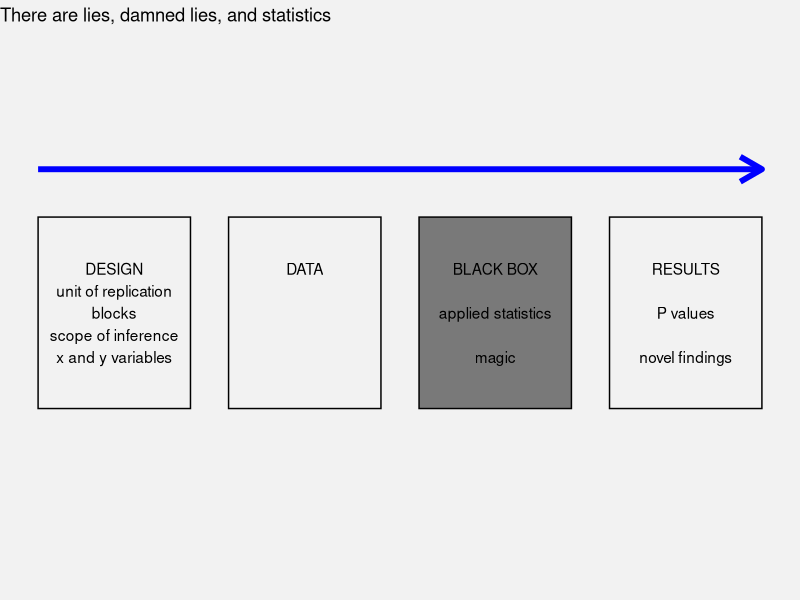
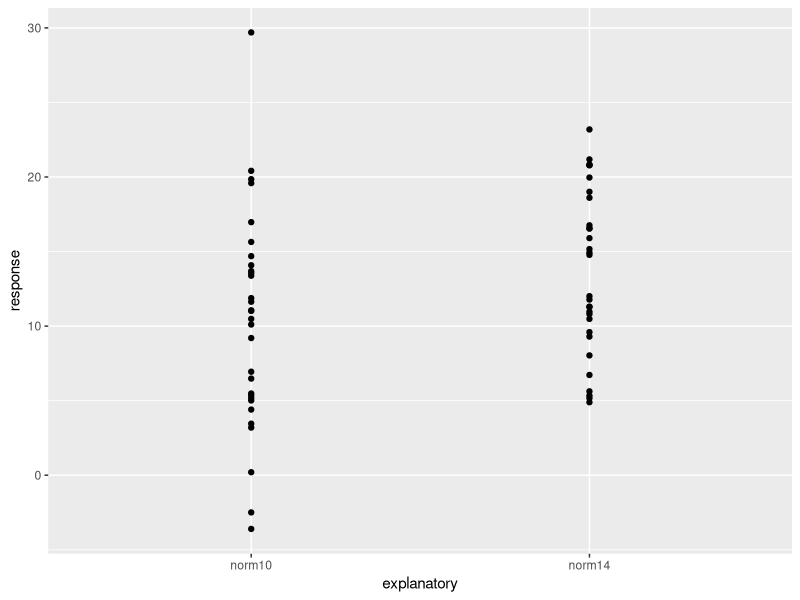
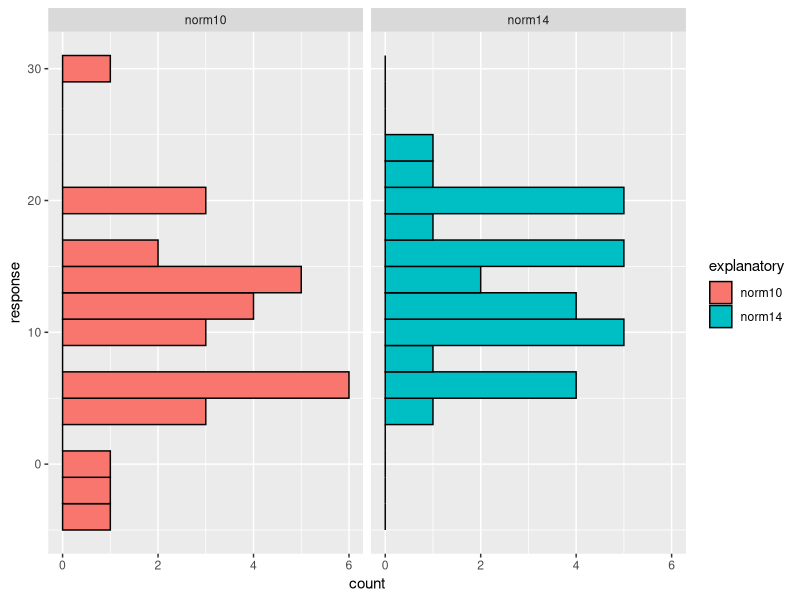
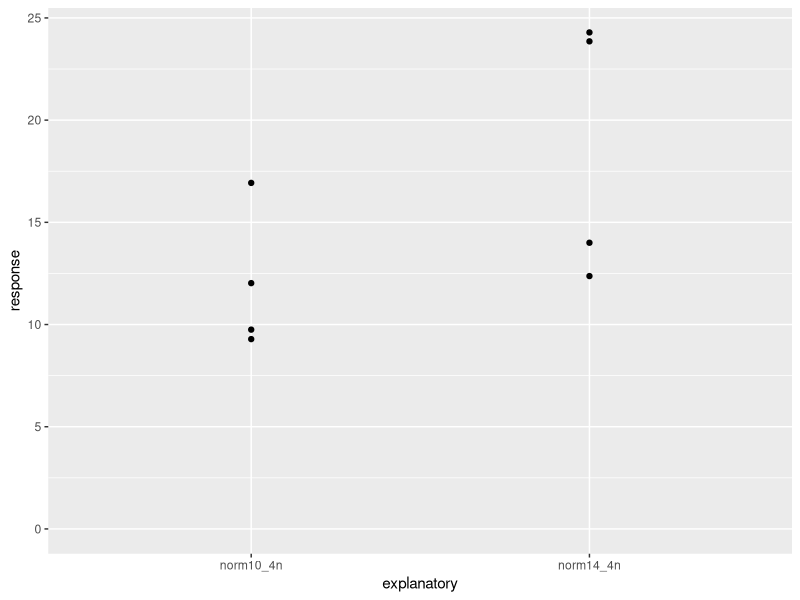
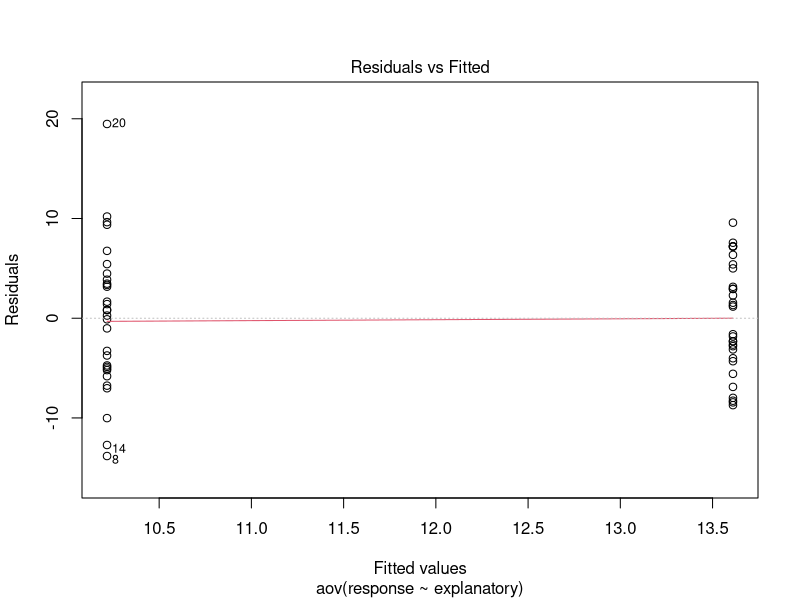
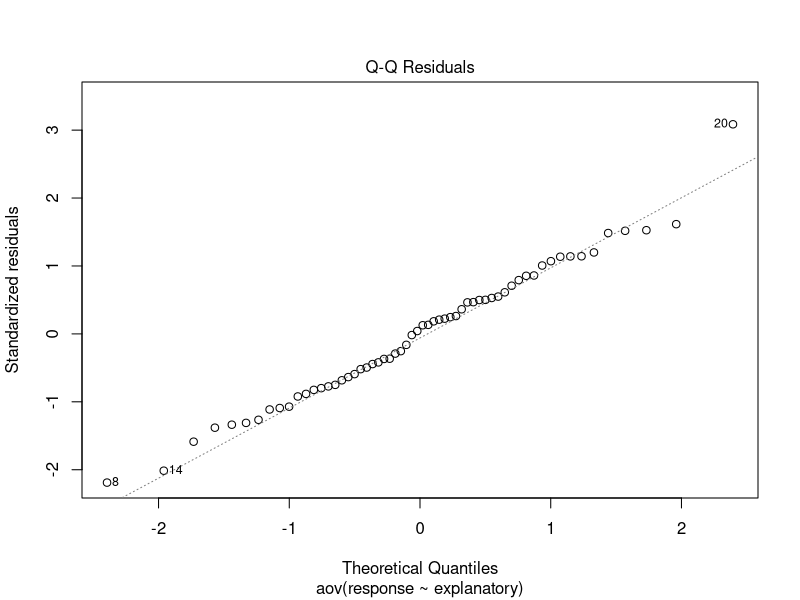
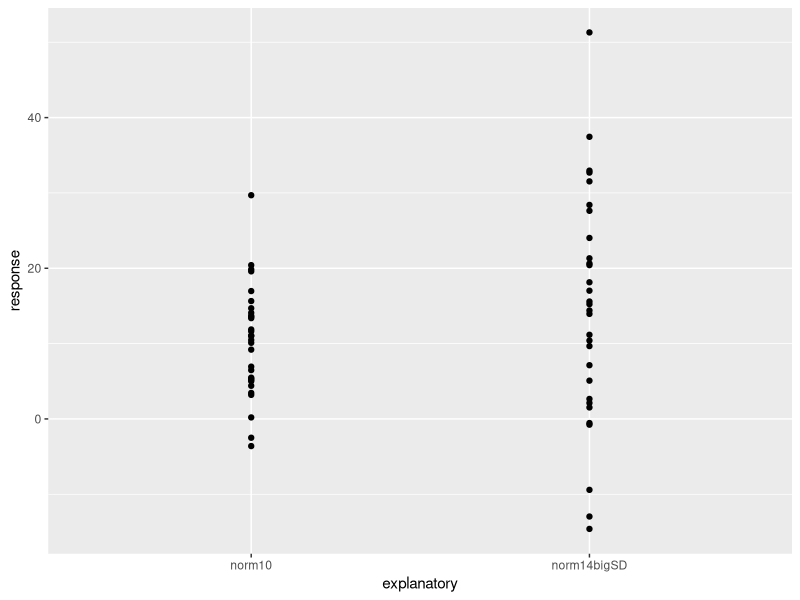
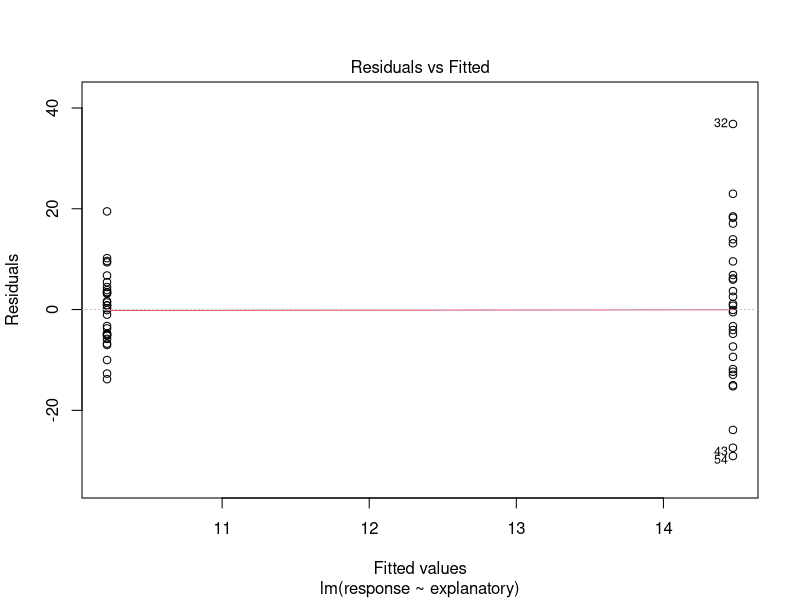

The R source for these figures, in order: (Note: this script raises an error after producing the figures.)
## ---- chunk 1

library(ggplot2)

x <-c(1,2,3,4)
y <- c(1,1,1,1)
text <- c("DESIGN\nunit of replication\nblocks\nscope of inference\nx and y variables",
          "DATA\n\n\n\n",
          "BLACK BOX\n\napplied statistics\n\nmagic",
          "RESULTS\n\nP values\n\nnovel findings")
data <- cbind(x,y,text)
data <- as.data.frame(data)

ggplot(data, aes(x = x, y = y, label = text)) +
  geom_text() +
  annotate("rect", xmin=c(2.6), xmax=c(3.4), ymin=c(0.8) , ymax=c(1.2), alpha=0.5, color="black", fill="black") +
  annotate("rect", xmin=c(0.6,1.6,3.6), xmax=c(1.4,2.4,4.4), ymin=c(0.8,0.8,0.8) , ymax=c(1.2,1.2,1.2), alpha=0, color="black", fill="black") +
  annotate("segment", x = 0.6, xend = 4.4, y = 1.3, yend = 1.3,
           colour = "blue", size = 2, arrow = arrow()) +
  ggtitle("There are lies, damned lies, and statistics") +
  theme_void() +
  theme(plot.background = element_rect(fill = "grey95", colour = NA))


## ---- chunk 2

#load packages
library(readxl)

#let's generate some fake data with defined patterns
#we are getting numbers from a normal distribution and a negative binomial distribution
y1 <- rnorm(n = 30, mean = 10, sd = 6)
y2 <- rnorm(n = 30, mean = 14, sd = 6)
y3 <- rnorm(n = 30, mean = 14, sd = 18)
y5 <- rnbinom(n = 30, mu = 10, size = 1) #mu = mean; bigger "size" = smaller sd
y6 <- rnbinom(n = 30, mu = 14, size = 1) #mu = mean; bigger "size" = smaller sd
y7 <- rnorm(n = 4, mean = 10, sd = 6)
y8 <- rnorm(n = 4, mean = 14, sd = 6)
y9 <- rnorm(n = 4, mean = 14, sd = 18)

#make some x values for treatment labels
x1 <- rep("norm10", times = 30)
x2 <- rep("norm14", times = 30)
x3 <- rep("norm14bigSD", times = 30)
x5 <- rep("nbinom10", times = 30)
x6 <- rep("nbinom14", times = 30)
x7 <- rep("norm10_4n", times = 4)
x8 <- rep("norm14_4n", times = 4)
x9 <- rep("norm14_4n_bigSD", times = 4)

#example with blocks
block <- c('a','a','b','b','c','c','d','d')
xb1 <- c('trt1','trt2','trt1','trt2','trt1','trt2','trt1','trt2')
yb1 <- c(60,70,50,56,30,38,25,30)
data_blocks <- data.frame(block,xb1,yb1)

#example with blocks & multiple comparisons
block <- c('a','a','b','b','c','c','d','d','a','b','c','d')
xb1 <- c('t1','t2','t1','t2','t1','t2','t1','t2','t3','t3','t3','t3')
yb1 <- c(60,70,50,56,30,38,25,30, 65,44,36,19)
data_blocks2 <- data.frame(block,xb1,yb1)

#construct data frames
response <- c(y1,y2)
explanatory <- c(x1,x2)
data_n30 <- data.frame(explanatory,response)

response <- c(y7,y8)
explanatory <- c(x7,x8)
data_n4 <- data.frame(explanatory,response)

response <- c(y1,y3)
explanatory <- c(x1,x3)
data_n30diffvar <- data.frame(explanatory,response)

response <- c(y5,y6)
explanatory <- c(x5,x6)
data_nbinom <- data.frame(explanatory,response)


## ---- chunk 3

#should we do ANOVA?
#what are the assumptions? first, graph your data
ggplot(data_n30, aes(x = explanatory, y = response)) + geom_point()
ggplot(data_n30, aes(y = response, fill = explanatory)) + geom_histogram(color = "black", binwidth=2) + facet_wrap(~explanatory)

#make models
#aov (analysis of variance) and lm (linear model) are the same for our purpose
model_anova1 <- aov(response ~ explanatory, data = data_n30)
model_lm1 <- lm(response ~ explanatory, data = data_n30) #the intercept here = mean of explanatorynorm10, intercept + explanatorynorm14 = mean of the latter
mean(y1)
mean(y2)

#get statistics tests from models
summary(model_anova1)
summary(model_lm1)

#less n = less power (greater type I error)
ggplot(data_n4, aes(x = explanatory, y = response)) +
  geom_point() +
  scale_y_continuous(limits = c(0,NA))

model_anova2 <- aov(response ~ explanatory, data = data_n4)
summary(model_anova2)

## ---- chunk 4

#what are the assumptions of ANOVA?
#  1. 
#  2. 
# (3. 


#what it should look like
plot(model_anova1, 1) #check variances w/ residuals vs fitted
plot(model_anova1, 2) #check normality w/ qqplot (quantile-quantile)
#y axis is your data's residuals in ascending order
#x axis is where they should fall on a normal distribution


#what is looks like if variances are different
ggplot(data_n30diffvar, aes(x = explanatory, y = response)) + geom_point()
model_anova3 <- lm(response ~ explanatory, data = data_n30diffvar)
plot(model_anova3, 1) #one group has bigger spread
plot(model_anova3, 2) #still normal though
summary(model_anova3) 


#what is it like if data are not normally distributed?
ggplot(data_nbinom, aes(x = explanatory, y = response)) + geom_point()
model_anova4 <- lm(response ~ explanatory, data = data_nbinom)
plot(model_anova4, 1) #residuals not even around means
plot(model_anova4, 2) #large values not close to line
summary(model_anova4)


#what if points are not statistically independent? (blocks)
ggplot(data_blocks, aes(x=xb1,y=yb1,color=block)) + geom_point

model_anova5 <- aov(yb1 ~ xb1, data = data_blocks)
summary(model_anova5) #not significant because you ignored paired data

model_anova6 <- aov(yb1 ~ xb1 + block, data = data_blocks)
summary(model_anova6) #highly significant when blocks are in there


#what if points are not statistically independent? (pseudoreplication)

#e.g., you measured each plant 30 times
#summarize (e.g., take mean) for each experimental unit (plant)
#or, we could add random effects, similar to blocking


## ---- chunk 5

#first visualize data
ggplot(data_blocks2, aes(x=xb1,y=yb1,color=block)) + geom_point()

#construct model
model_anova7 <- aov(yb1 ~ xb1 + block, data = data_blocks2)
model_lm7 <- lm(yb1 ~ xb1 + block, data = data_blocks2)
summary(model_anova7) #congratulations, P < 0.05
summary(model_lm7) #we can look at coefficients with lm


#R has a built-in TukeyHSD test
TukeyHSD(model_anova7)

#emmeans package is another way for multiple comparisons
library(emmeans)
#tukey
print(emmeans(model_anova7, list(pairwise ~ xb1), adjust = "tukey"))
#Fisher's LSD
print(emmeans(model_anova7, list(pairwise ~ xb1), adjust = "none"))
#Dunnet's test to control
print(emmeans(model_anova7, trt.vs.ctrl ~ xb1))
